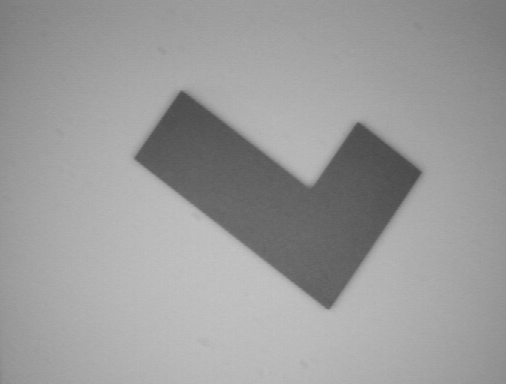
#> input picture exerc-2b/a.png, 506 x 384 px
$ python first.py   (older library calls are emulated)
#> lines starting #> are read from the running program, lines starting #| are printed output that depends on the picture; after the words box and inside, x2 and y2 are one past the last pixel; in counts of white or black regions, pixels touching at a corner belong together
import cv2
import numpy as np

img_a = cv2.imread('./a.png',0)
#> img_a is the input picture: shape (384, 506); min 71, max 195, mean 155.3

# delete exceding row. Image b has only 383 lines while image a has 384.
img_a = np.delete(img_a, (383), axis=0)
#> img_a: shape (383, 506)

img_b = cv2.imread('./b.png',0)
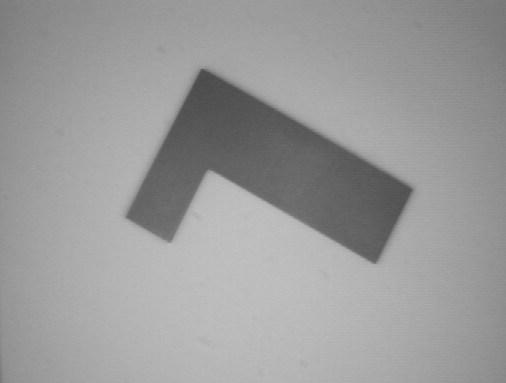
#> input picture exerc-2b/b.png, 506 x 383 px
#> img_b is the input picture: shape (383, 506); min 73, max 193, mean 154.5

img_a_bordered_path = './a_bordered.png'
img_b_bordered_path = './b_bordered.png'
img_a_bordered = None
img_b_bordered = None

# [7 lines of commented-out code are left out]

ret,thresha = cv2.threshold(img_a,120,255,cv2.THRESH_BINARY)
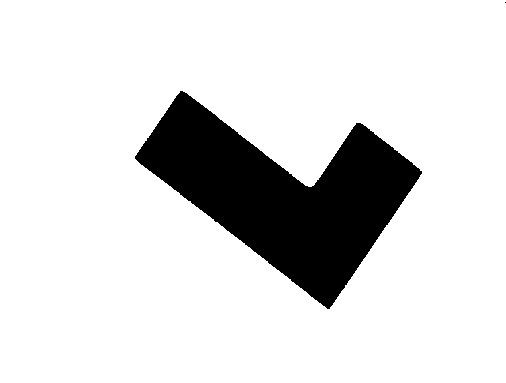
#> thresha: shape (383, 506); 85.8% white; 2 black regions (1 under 20 px), largest, box (x1, y1, x2, y2) and area: (135, 91, 422, 309) 27493
cv2.imwrite(img_a_bordered_path, thresha)

ret,threshb = cv2.threshold(img_b,120,255,cv2.THRESH_BINARY)
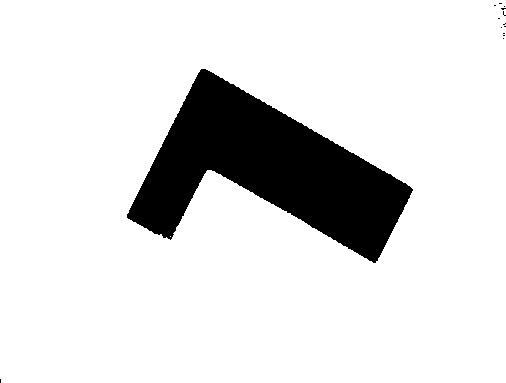
#> threshb: shape (383, 506); 87.2% white; 14 black regions (13 under 20 px), largest, box (x1, y1, x2, y2) and area: (127, 69, 413, 263) 24826
cv2.imwrite(img_b_bordered_path, threshb)
